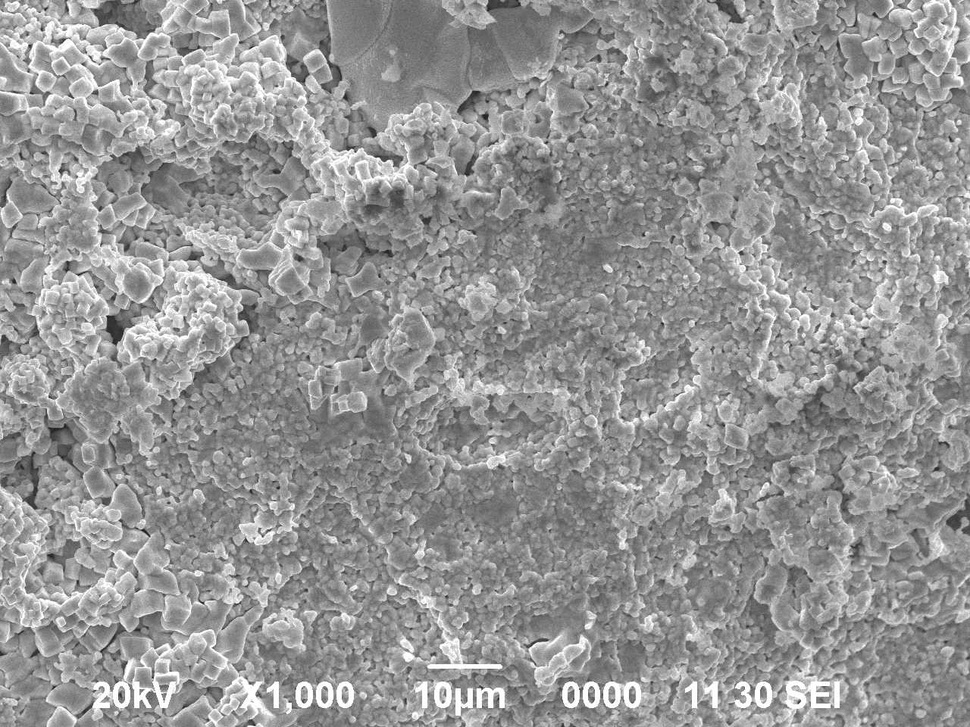
#> input picture 1k.jpg, 970 x 727 px, shrunk from 1280 x 960 before the run, found by its file name
$ python gray.py
#> lines starting #> are read from the running program, lines starting #| are printed output that depends on the picture
import numpy as np
import skimage.color
import skimage.io
import matplotlib.pyplot as plt
#%matplotlib widget

# read the image of a plant seedling as grayscale from the outset
image = skimage.io.imread(fname='image/1k.jpg', as_gray=True)
#> image is the input picture: shape (727, 970); min 17, max 255, mean 149.3

# display the image
fig, ax = plt.subplots()
plt.imshow(image, cmap='gray')
plt.show()

histogram, bin_edges = np.histogram(image, bins=256, range=(0, 1))
#> histogram = 256 values from 0 to 0; bin_edges = 257 values from 0 to 1
# configure and draw the histogram figure
plt.figure()
plt.title("Grayscale Histogram")
plt.xlabel("grayscale value")
plt.ylabel("pixel count")
plt.xlim([0.0, 1.0])  # <- named arguments do not work here

plt.plot(bin_edges[0:-1], histogram)  # <- or here
plt.show()
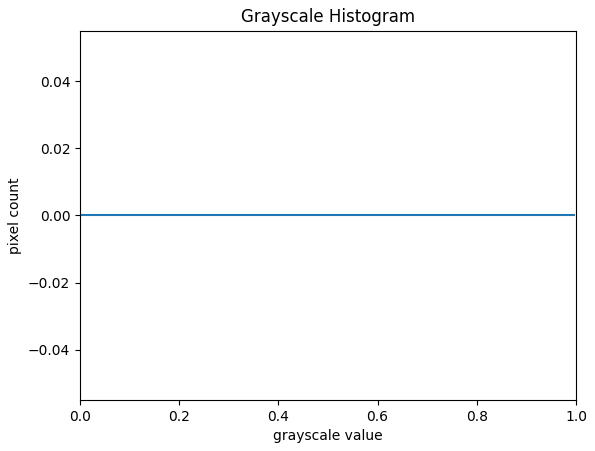
#> figure drawn by matplotlib, 1 panel

$ run again, with 10k.jpg copied over 1k.jpg
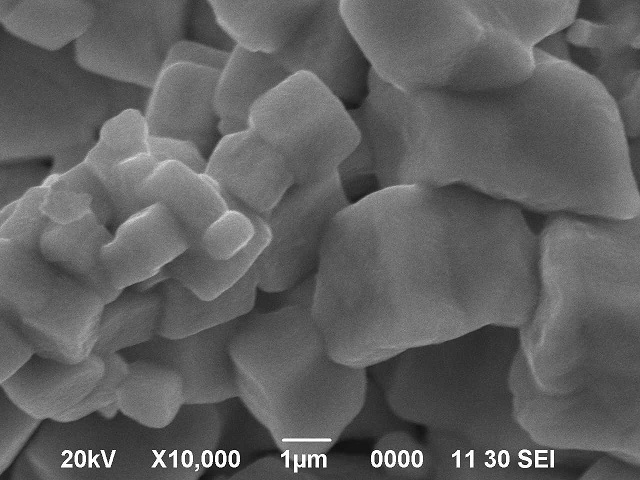
#> input picture 10k.jpg, 640 x 480 px, found by its file name
#> image is the input picture: shape (480, 640) float64; min 0, max 1, mean 0.377
#> histogram = 256 values, max 5217 at index 92, min 1 at index 11, mean 1200; bin_edges = 257 values from 0 to 1
#> `plt.show()`:
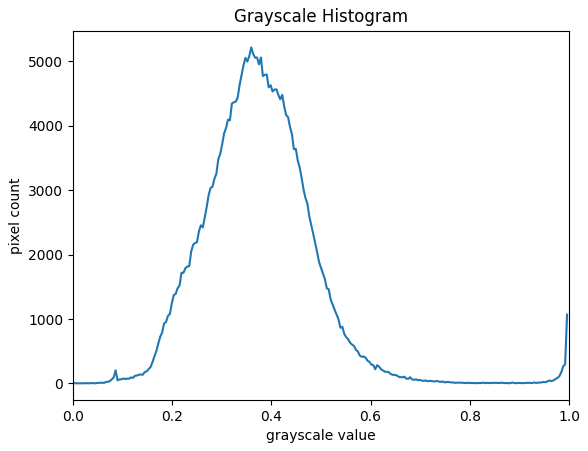
#> figure drawn by matplotlib, 1 panel; curve peaks at x = 0.359, y = 5217
